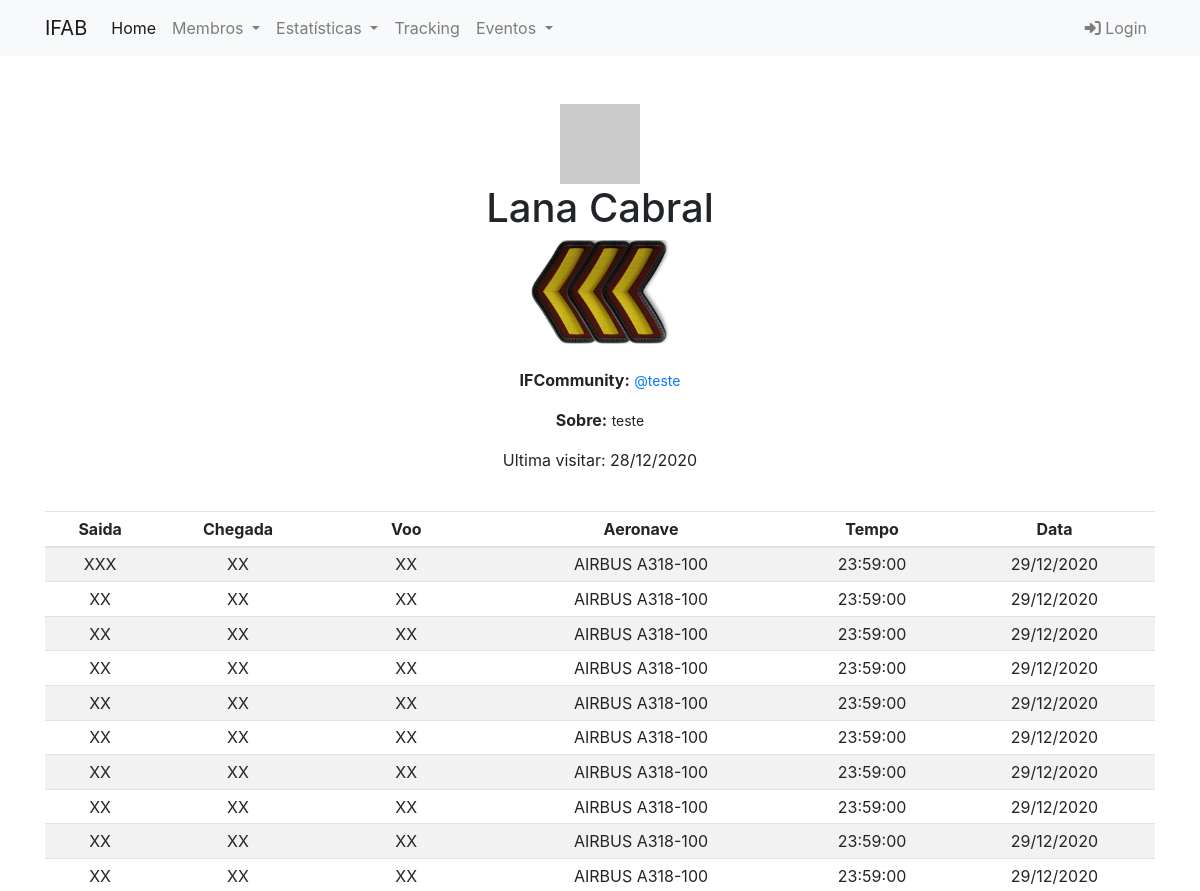
Before: /user_profile/2 (upper part) with the older database file.
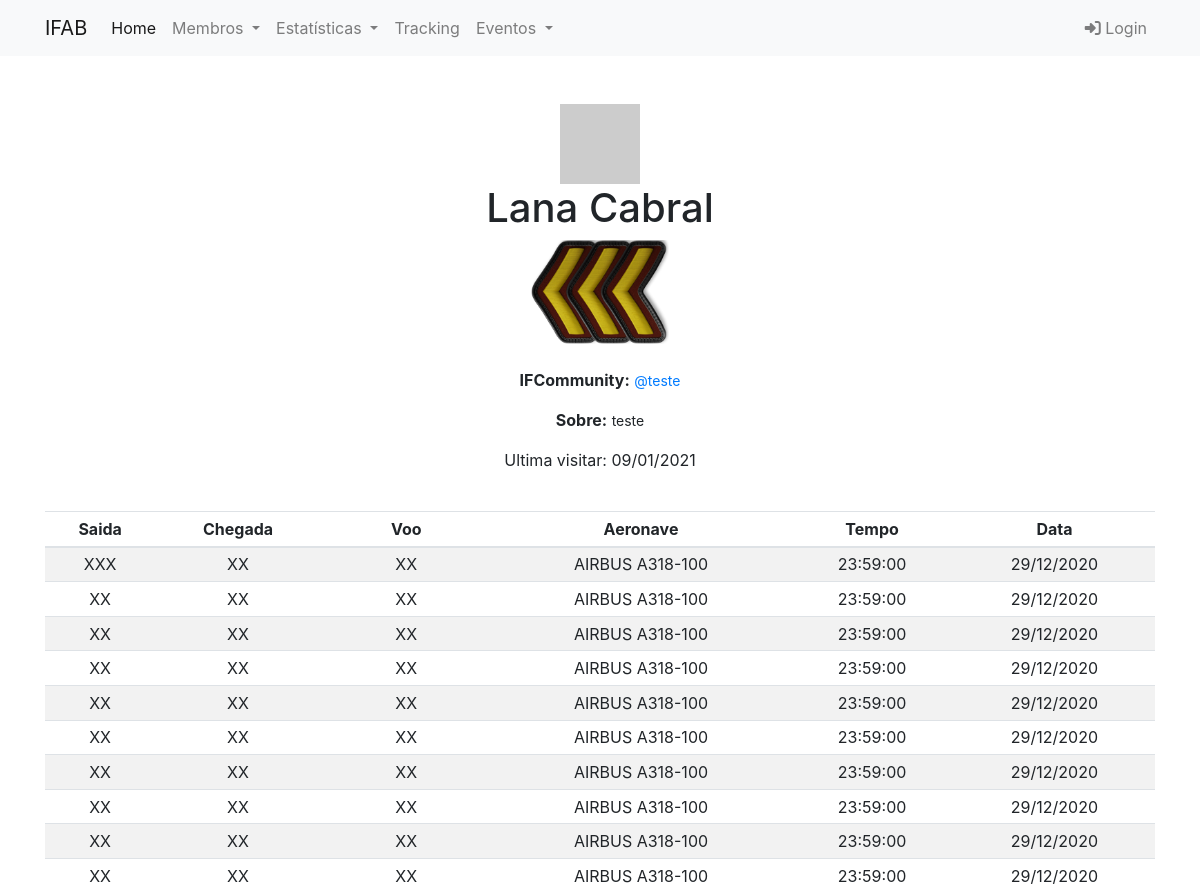
After: the same page with the newer database file.
### app/models.py (models this page shows, shortened)
class User(db.Model, UserMixin):
    __tablename__ = 'users'
    id = db.Column(db.Integer, primary_key=True)
    username = db.Column(db.String(80), nullable=False)
    sobrenome = db.Column(db.String(200))
    email = db.Column(db.String(120), unique=True, nullable=False, index=True)
    password = db.Column(db.String(120), nullable=False)
    gametag = db.Column(db.String(200))
    registro = db.Column(db.String(200))
    ifcomunity = db.Column(db.String(400))
    sobremim = db.Column(db.String(200))
    pais = db.Column(db.String(200))
    base = db.Column(db.String(200))
    idade = db.Column(db.String(200))
    grau = db.Column(db.String(200))
    logbook = db.relationship('Logbook', backref='user', lazy='dynamic')  #lazy='dynamic'
    data_create = db.Column(db.DateTime, default=datetime.utcnow)
    pontos = db.Column(db.Integer(), default=0)
    cont_tempo = db.Column(db.Float, default=0)
    cont_tempo_str = db.Column(db.String(20000), default='00:00:00')
    cont_voo = db.Column(db.Integer, default=0)
    def avatar(self, size):
        digest = md5(self.email.lower().encode('utf-8')).hexdigest()
        return 'https://www.gravatar.com/avatar/{}?d=identicon&s={}'.format(
            digest, size)

class Logbook(db.Model):
    __tablename__ = 'logbooks'
    id = db.Column(db.Integer, primary_key=True)
    saida = db.Column(db.String(200))
    chegada = db.Column(db.String(200))
    aeronave = db.Column(db.String(200))
    voo = db.Column(db.String(200))
    tempo = db.Column(db.Time, nullable=False)
    user_id = db.Column(db.Integer, db.ForeignKey('users.id'))
    data_create = db.Column(db.DateTime, default=datetime.utcnow)

### app/routes.py (the view)
@app.route('/user_profile/<int:id>')
def unique(id):
    va = get_all_time2(Logbook.query.filter_by(user_id=id).all())
    user= User.query.get(id)
    log = Logbook.query.filter_by(user_id=id).order_by(Logbook.data_create.desc()).all()
    return render_template('user_profile.html', user=user, log=log, va=va)

### app/routes.py (called while the page is built)
@app.before_request
def before_request():
    if current_user.is_authenticated:
        current_user.data_create = datetime.utcnow()
        db.session.commit()

### app/tools.py (called while the page is built)
def get_all_time2(logbooks):
    counter = timedelta()
    for logbook in logbooks:
        t = timedelta(
            hours=int(logbook.tempo.hour),
            minutes=int(logbook.tempo.minute),
            seconds=int(logbook.tempo.second),
        )
        counter += t
    time =  (counter.total_seconds() / 3600)
    return time

### app/templates/user_profile.html (shortened to what this page needs)
{% extends 'base.html' %}
{% from 'bootstrap/form.html' import render_form %}
{% block content %}
<div class="container">
  <br>
  <br>
  <div class="text-center">
    <img src="{{ user.avatar(128) }}">
    <h1>{{ user.username }} {{ user.sobrenome}}</h1>
    {% if va > 3000 %}
      <img src="../static/img/patente/CMM.png" alt=""  width="250px">
    {% elif va > 2000 %}
      <img src="../static/img/patente/CMD.png" alt="" width="250px">
    {% elif va > 1000 %}
      <img src="../static/img/patente/POF2.png" alt="" width="250px">
    {% elif va > 500 %}
      <img src="../static/img/patente/POF.png" alt=""  width="250px">
    {% elif va > 250 %}
      <img src="../static/img/patente/COP2.png" alt="" width="250px">
    {% else %}
      <img src="../static/img/patente/COP.png" alt="" width="250px">
    {% endif %}
    <br>
    <br>
    <p><strong>IFCommunity:</strong> <small><a href="https://community.infiniteflight.com/u/{{user.ifcomunity}}/activity" target="_blank">@{{user.ifcomunity}}</a></small></p>
    <p><strong>Sobre:</strong> <small>{{ user.sobremim}}</small></p>
    {% if user.data_create %}<p>Ultima visitar: {{ user.data_create.strftime('%d/%m/%Y') }}</p>{% endif %}
  </div>
  <br>
  <div>
    <table class="table table-sm table-striped text-center ">
      <thead>
            <th>Saida</th>
            <th>Chegada</th>
            <th>Voo</th>
            <th>Aeronave</th>
            <th>Tempo</th>
            <th>Data</th>
      </thead>
      <tbody>
          {% for log in log %}
          <tr>
              <td>{{log.saida}}</td>
              <td>{{log.chegada}}</td>
              <td>{{log.voo}}</td>
              <td>{{log.aeronave}}</td>
              <td>{{log.tempo}}</td>
              <td>{{log.data_create.strftime('%d/%m/%Y')}}</td>
          </tr>
          {% endfor %}
      </tbody>
    </table>
  </div>
</div>
{% endblock %}

### app/templates/base.html (shortened to what this page needs)
<!doctype html>
<html lang="pt-br">
  <head>
    <link rel="stylesheet" href="{{ url_for('static', filename='css/style.css') }}">
    <link rel="stylesheet" href="https://use.fontawesome.com/releases/v5.15.1/css/all.css">
    <link rel="stylesheet" href="https://unpkg.com/leaflet@1.6.0/dist/leaflet.css"
 />
  <link rel="stylesheet" href="https://maxcdn.bootstrapcdn.com/bootstrap/4.0.0/css/bootstrap.min.css"
>
    {{ bootstrap.load_css() }}
  </head>
  <body>
      {% include 'nav.html' %}
        {% block content %} {% endblock %}
        <br>
        <br>
        <br>
  </body>
</html>

### app/templates/nav.html (shortened to what this page needs)
<nav class="navbar navbar-expand-lg navbar-light bg-light">
  <div class="container">
    <a class="navbar-brand" href="#">IFAB</a>
    <div class="collapse navbar-collapse" id="navbarNav">
      <ul class="navbar-nav">
        <li class="nav-item active">
          <a class="nav-link" href="{{ url_for('index') }}">Home</a>
        </li>
        <li class="nav-item dropdown">
          <a class="nav-link dropdown-toggle" href="#" id="navbarDropdown" role="button" data-toggle="dropdown"
            aria-haspopup="true" aria-expanded="false">
            Membros
          </a>
        </li>
        <li class="nav-item dropdown">
          <a class="nav-link dropdown-toggle" href="#" id="navbarDropdown" role="button" data-toggle="dropdown"
            aria-haspopup="true" aria-expanded="false">
            Estatísticas
          </a>
        </li>
        <li class="nav-item">
          <a class="nav-link" href="tracker">Tracking</a>
        </li>
        <li class="nav-item dropdown">
          <a class="nav-link dropdown-toggle" href="#" id="navbarDropdown" role="button" data-toggle="dropdown"
            aria-haspopup="true" aria-expanded="false">
            Eventos
          </a>
        </li>
      </ul>
      {% if current_user.is_anonymous %}
      <ul class="nav navbar-nav ml-auto">
        <li class="nav-item">
          <a class="nav-link" href="{{ url_for('login') }}"><i class="fas fa-sign-in-alt"></i> Login</a>
        </li>
      </ul>
      {% endif %}
    </div>
  </div>
</nav>

### app/static/css/style.css (style rules this page uses)
body { background-color: #ebeff5; }
html { font-size: 1rem; }

Changed rows visible on the page:
changed User "Lana": data_create "28/12/2020" → "09/01/2021"
